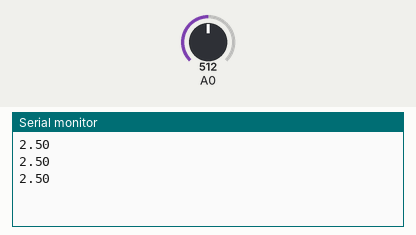
A sketch run on a simulated Arduino Uno, built with avr-gcc and run on an emulated ATmega328P. Parts: the last lines printed to the serial monitor. The test bench sets the inputs (shaded band); at power-on: A0 = 512.

Above: at 1.2 s.
1.3 s: A0 set to 716
At 1.86 s:
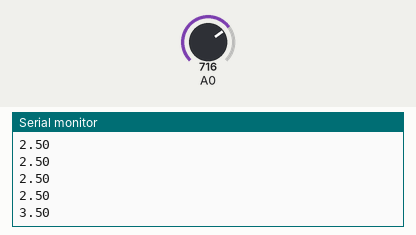
2.8 s: A0 set to 900
At 3.06 s:
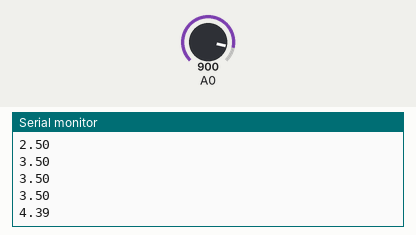
Timing chart, 0 to 5.8 s (numbered marks = the images above; inputs shaded):
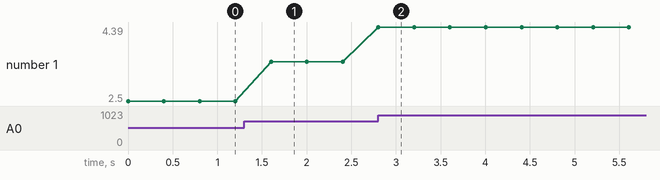

The sketch:

Arduino.ino
```cpp
void setup() {
  Serial.begin(9600);
}

void loop() {
  Serial.println(analogRead(A0) / 1024.0 * 5);
  delay(400);
}
```

Measured:
- after the input at 1.3 s, the serial monitor: prints a new line after 0.30 s (image 1)
- after the input at 2.8 s, the serial monitor: prints a new line at once (image 2)
- plotted number 1: 2.5 → 3.5 after the input at 1.3 s, 3.5 → 4.39 after the input at 2.8 s
